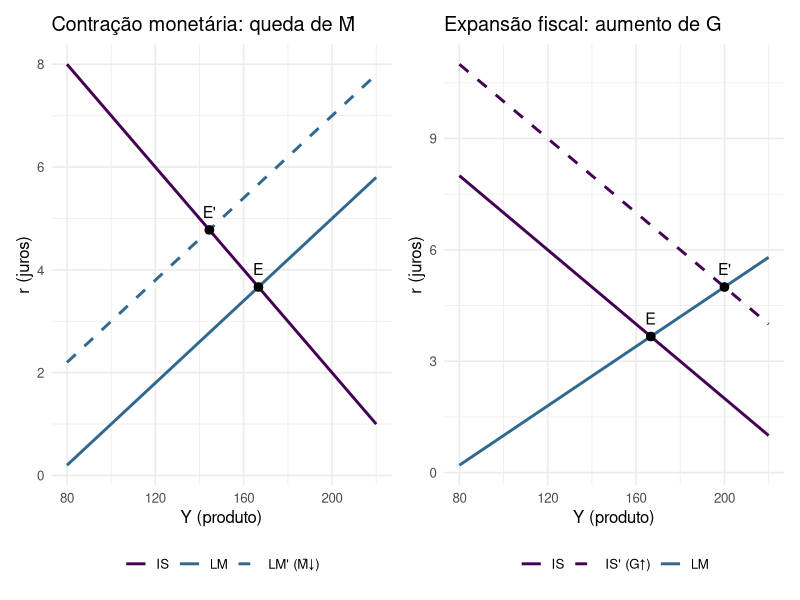
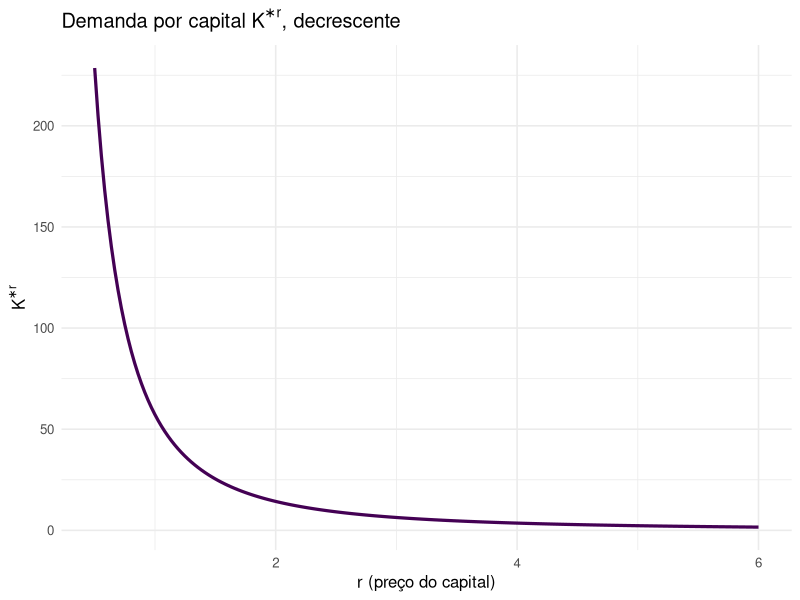

Source code (R) for these figures, in order:
## ---- chunk 1
#| label: fig-teste5-2026-q1
#| fig-cap: "Estática comparativa no diagrama IS-LM. Esquerda: queda de $\\overline{M}$ desloca a LM à esquerda/cima ($Y\\downarrow$, $r\\uparrow$). Direita: aumento de $G$ desloca a IS à direita ($Y\\uparrow$, $r\\uparrow$)."
#| fig-align: center
#| fig-width: 11
#| fig-height: 4.5

library(ggplot2)
library(patchwork)

base_t <- theme_minimal(base_size = 12) +
  theme(legend.position = "bottom", legend.title = element_blank())

Y <- seq(80, 220, length.out = 200)

# Painel 1: queda em M̄ (LM sobe/esquerda)
IS1   <- function(Y) 12 - 0.05*Y
LM1   <- function(Y) -3 + 0.04*Y
LM1_n <- function(Y) -1 + 0.04*Y   # M̄ menor → LM mais alta

df1 <- rbind(
  data.frame(Y = Y, r = IS1(Y),   curva = "IS"),
  data.frame(Y = Y, r = LM1(Y),   curva = "LM"),
  data.frame(Y = Y, r = LM1_n(Y), curva = "LM' (M̄↓)")
)
E1  <- c(Y = 15/0.09, r = LM1(15/0.09))
E1n <- c(Y = 13/0.09, r = LM1_n(13/0.09))
eq1 <- data.frame(Y = c(E1["Y"], E1n["Y"]),
                  r = c(E1["r"], E1n["r"]),
                  ponto = c("E", "E'"))

p1 <- ggplot(df1, aes(Y, r, color = curva, linetype = curva)) +
  geom_line(linewidth = 1) +
  geom_point(data = eq1, aes(Y, r), color = "black",
             inherit.aes = FALSE, size = 2.6) +
  geom_text(data = eq1, aes(Y, r, label = ponto), color = "black",
            inherit.aes = FALSE, vjust = -1.0, size = 4) +
  scale_color_manual(values = c("IS" = "#440154",
                                 "LM" = "#31688e", "LM' (M̄↓)" = "#31688e")) +
  scale_linetype_manual(values = c("IS" = "solid",
                                    "LM" = "solid", "LM' (M̄↓)" = "dashed")) +
  labs(title = "Contração monetária: queda de M̄",
       x = "Y (produto)", y = "r (juros)") + base_t

# Painel 2: aumento de G (IS sobe/direita)
IS2   <- function(Y) 12 - 0.05*Y
IS2_n <- function(Y) 15 - 0.05*Y
LM2   <- function(Y) -3 + 0.04*Y

df2 <- rbind(
  data.frame(Y = Y, r = IS2(Y),   curva = "IS"),
  data.frame(Y = Y, r = IS2_n(Y), curva = "IS' (G↑)"),
  data.frame(Y = Y, r = LM2(Y),   curva = "LM")
)
E2  <- c(Y = (12+3)/0.09, r = LM2((12+3)/0.09))
E2n <- c(Y = (15+3)/0.09, r = LM2((15+3)/0.09))
eq2 <- data.frame(Y = c(E2["Y"], E2n["Y"]),
                  r = c(E2["r"], E2n["r"]),
                  ponto = c("E", "E'"))

p2 <- ggplot(df2, aes(Y, r, color = curva, linetype = curva)) +
  geom_line(linewidth = 1) +
  geom_point(data = eq2, aes(Y, r), color = "black",
             inherit.aes = FALSE, size = 2.6) +
  geom_text(data = eq2, aes(Y, r, label = ponto), color = "black",
            inherit.aes = FALSE, vjust = -1.0, size = 4) +
  scale_color_manual(values = c("IS" = "#440154", "IS' (G↑)" = "#440154",
                                 "LM" = "#31688e")) +
  scale_linetype_manual(values = c("IS" = "solid", "IS' (G↑)" = "dashed",
                                    "LM" = "solid")) +
  labs(title = "Expansão fiscal: aumento de G",
       x = "Y (produto)", y = "r (juros)") + base_t

p1 + p2
## ---- chunk 2
#| label: fig-teste5-2026-q2
#| fig-cap: "Demanda por capital decrescente em $r$. Para a tecnologia Cobb-Douglas $F(K,L)=A K^{\\alpha}L^{\\beta}$ com $\\alpha+\\beta<1$, as CPOs $pF_K=r$, $pF_L=w$ dão a demanda ótima $K^*(r)$ a $p,w$ fixos. A curva é decrescente, confirmando $\\partial K/\\partial r<0$."
#| fig-align: center
#| fig-width: 6.5
#| fig-height: 4.6

library(ggplot2)

# Cobb-Douglas: F = A K^a L^b, a+b<1. CPOs: pAa K^{a-1} L^b = r ; pAb K^a L^{b-1} = w
A <- 1; a <- 0.3; b <- 0.4; p <- 10; w <- 1
# Da razão das CPOs: K = (a w / (b r)) L  → substitui e resolve para L*, K*
Kstar <- function(r) {
  # L em função de K: L = (a w)/(b r) ... resolvendo o sistema fechado:
  # K* = [ p A a^(1-b) b^b / (r^(1-b) w^b) ]^{1/(1-a-b)}
  (p*A * a^(1-b) * b^b / (r^(1-b) * w^b))^(1/(1-a-b))
}
rseq <- seq(0.5, 6, length.out = 200)
df <- data.frame(r = rseq, K = Kstar(rseq))

ggplot(df, aes(r, K)) +
  geom_line(color = "#440154", linewidth = 1.1) +
  labs(x = "r (preço do capital)", y = expression(K^"*"(r)),
       title = expression("Demanda por capital " * K^"*"(r) * ", decrescente")) +
  theme_minimal(base_size = 12)
